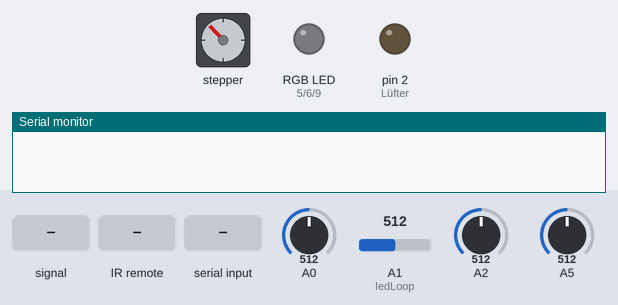
The sketch below on a simulated Arduino Uno, built with avr-gcc and run on an emulated ATmega328P. Shown: stepper motor, an RGB LED mixed from three pins (HIGH = lit), output pins drawn as LEDs (lit = HIGH), the last lines printed to the serial monitor. The inputs (shaded band) are chosen by the test bench; at power-on: A5 = 512, A0 = 512, A1 (ledLoop) = 512, A2 = 512. Dim RGB values are drawn brighter than linear; EEPROM starts erased; stepper angles assume 2048 steps per turn.

Above: at 1.4 s.
2.9 s: A5 fed a 1000 Hz sine of ±255 counts around its level
At 3.49 s:
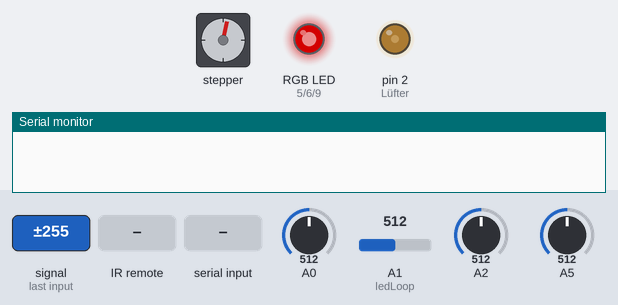
At 4.92 s:
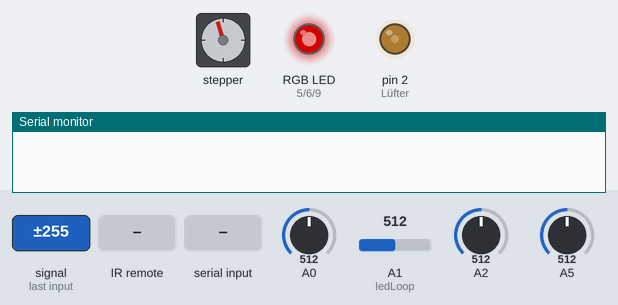
5.9 s: infrared code 0xFF38C7 received
At 6.33 s:
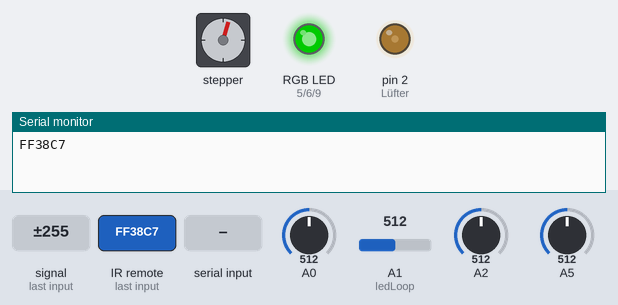
At 8.61 s:
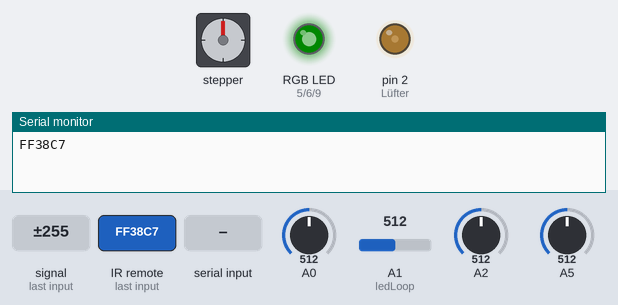
8.9 s: "p\n" received over Serial
11.9 s: byte 114 ('r') received over Serial
14.9 s: A5 set to 30
17.9 s: A0 fed a 200 Hz sine of ±81 counts around its level
Timing chart, 0 to 21.9 s (numbered marks = the images above; inputs shaded):
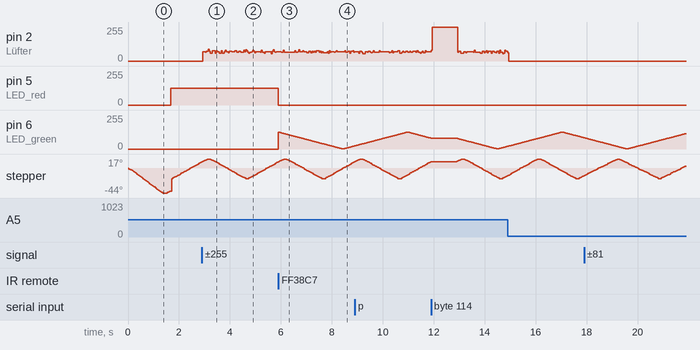

The sketch:

SchalfKindleinSchalf.ino
```cpp
#include <AccelStepper.h>
#include <IRremote.h>
#include <SimpleTimer.h>
#include <EEPROM.h>

//Stepper stepper(100, 4,7,3,8);
AccelStepper stepper(4,4,7,3,8); // Defaults to AccelStepper::FULL4WIRE (4 pins) on 2, 3, 4, 5

IRrecv irrecv(10);
decode_results results;

SimpleTimer timer;
int ledTimerId = -1;
int stepperTimerId = -1;

int colorMode; // 1,2,3 = rgb fixed an  - 4,5,6 = rgb pulsing - 7 - alle an - 8 - alle pulsing - 9 = rgb fading throuh colors
unsigned int color[3];
unsigned int decColor = 0;
unsigned int incColor = 1;
int colorValue = 0;
bool down = true;

bool off = false;

int ledSpeedLast = -100;
int hysterese = 50;

bool stepperUp;
int stepperValue;
#define STEPPER_WAY 200
int stepperSpeedLast = -100;
bool stepperOff = false;

bool fanOn = true;

void setup() {
  // initialize serial:
  Serial.begin(115200);

  pinMode(2, OUTPUT); // Lüfter

  pinMode(9, OUTPUT); // LED blue
  pinMode(6, OUTPUT); // LED green
  pinMode(5, OUTPUT); // LED red

  initStepper();
  stepper.moveTo(STEPPER_WAY / 2);

  irrecv.enableIRIn(); // Start the receiver

  int mode = EEPROM.read(0);
  if (mode < 0 || mode > 9)
    mode = 1;
  updateLedMode(mode);

  ledLoop();
}

void loop() {
   updateStepperSpeed();

   if (stepper.distanceToGo() == 0)
     stepper.moveTo(-stepper.currentPosition());
   stepper.run();

  timer.run();

  if (irrecv.decode(&results)) {
    Serial.println(results.value, HEX);
    handleIr(results.value);
    irrecv.resume(); // Receive the next value
  }

   int temp = analogRead(A5);
   if ( temp > 680 ) // about 40°C
      fan(true);
   if ( temp < 650 )
      fan(false);

   serialDebugInterface();
}

// ****************** debug *********************************
void serialDebugInterface() {
  // TODO add stepper

    // if there's any serial available, read it:
  if (Serial.available() == 0)
     return;

  int cmd = Serial.read();
    int value;
    int a,b,c;

    switch (cmd) {
      case 'r':
        value = Serial.parseInt();
        Serial.print("red ");
        Serial.print(value);
        analogWrite(5, value);
        break;
      case 'g':
        value = Serial.parseInt();
        Serial.print("green ");
        Serial.print(value);
        analogWrite(6, value);
        break;
      case 'b':
        value = Serial.parseInt();
        Serial.print("blue ");
        Serial.print(value);
        analogWrite(9, value);
        break;

      case 'f':
        value = Serial.parseInt();
        Serial.print("fan ");
        Serial.print(value);
        digitalWrite(2, value > 0 ? 1 : 0);
        break;


      case 't':
         value = analogRead(A5);
         Serial.print("temp: ");
        Serial.print(value);
         break;

      case 'p':
         a = analogRead(A0);
         b = analogRead(A1);
         c = analogRead(A2);

         Serial.print(a);
         Serial.print("\t");
         Serial.print(b);
         Serial.print("\t");
         Serial.print(c);
         break;

    }


  Serial.print('\n');

}

// ********************* Stepper ****************************
void fan(bool on)
{
  digitalWrite(2, on);
}

// ********************* Stepper ****************************
void initStepper() {
  stepper.setAcceleration(1000);
  stepper.setMaxSpeed(200);
  stepper.setSpeed(200);

  stepper.runToNewPosition(-STEPPER_WAY - 50);
  stepper.runToNewPosition(-STEPPER_WAY - 30);

  stepper.setCurrentPosition( -STEPPER_WAY / 2 );
  stepper.setAcceleration(1000);
  stepper.setMaxSpeed(200);
  stepper.setSpeed(200);
}

void updateStepperSpeed() {
  if (off)
  {
    SetStepperSpeed(0);
    stepperSpeedLast = -100;
    return;
  }


  int raw = analogRead(A0);
  int raw_min = stepperSpeedLast - hysterese;
  int raw_max = stepperSpeedLast + hysterese;

  if((raw != stepperSpeedLast))
  {
    if((raw > raw_max) || (raw<raw_min))
    {
      SetStepperSpeed(raw / hysterese);

      stepperSpeedLast = raw;

      stepperOff = false;
    }
  }
}

void SetStepperSpeed(int value) {
   // value 0 ... 20

   stepper.setMaxSpeed(value * 15);
}

// ************************ IR ******************************
void handleIr(long code) {
  switch(code) {
    case 0xFF30CF: // "1"
      updateLedMode(1);
      break;
    case 0xFF18E7: // "2"
      updateLedMode(2);
      break;
    case 0xFF7A85: // "3"
      updateLedMode(3);
      break;
    case 0xFF10EF: // "4"
      updateLedMode(4);
      break;
    case 0xFF38C7: // "5"
      updateLedMode(5);
      break;
    case 0xFF5AA5: // "6"
      updateLedMode(6);
      break;
    case 0xFF42BD: // "7"
      updateLedMode(7);
      break;
    case 0xFF4AB5: // "8"
      updateLedMode(8);
      break;
    case 0xFF52AD: // "9"
      updateLedMode(9);
      break;
    case 0xFF22DD: // "play/pause"
      if (stepperOff)
        stepperSpeedLast = -100;
      else
        SetStepperSpeed(0);

      stepperOff = !stepperOff;

      break;
    case 0xFFA25D: // "power"
      off = !off;

      if (!off) {
        // eingeschaltet
        updateLedMode(colorMode); // will enable ledTimer
        timer.enable(stepperTimerId);
      }
      else {
        // ausgeschaltet
        timer.disable(ledTimerId);
        timer.disable(stepperTimerId);
        writeRgb(0,0,0);
      }

      break;
  }
}


// ************************ LED *****************************
void ledLoop() {

  // Farbe
  if ( colorMode <= 3 || colorMode == 7 ) {
    // kein Farbwechsel
    writeRgb(color[0], color[1], color[2]);
  }
  else if ( (colorMode >= 4 && colorMode <= 6) || colorMode == 8  ) {
    nextColorPulse();
  }
  else
    nextColorRgb();


  // Farbwechselgeschwindigkeit
  int raw = analogRead(A1);
  int raw_min = ledSpeedLast - hysterese;
  int raw_max = ledSpeedLast + hysterese;

  if((raw != ledSpeedLast))
  {
    if((raw > raw_max) || (raw<raw_min))
    {

      SetColorSpeed( raw / hysterese);
      ledSpeedLast = raw;
    }
  }
}

void SetColorSpeed(int value) {
   if ( ledTimerId >= 0)
     timer.deleteTimer(ledTimerId);
   ledTimerId = timer.setInterval(value, ledLoop);
}

void updateLedMode(int mode) {
  timer.disable(ledTimerId);

   switch(mode) {
     case 1:
     case 4:
     case 9:
       // red
       color[0] = 255;
       color[1] = 0;
       color[2] = 0;
       break;
     case 2:
     case 5:
       // green
       color[0] = 0;
       color[1] = 255;
       color[2] = 0;
       break;
     case 3:
     case 6:
       // blue
       color[0] = 0;
       color[1] = 0;
       color[2] = 255;
       break;
     case 7:
     case 8:
       color[0] = 255;
       color[1] = 255;
       color[2] = 255;
       break;
   }

   switch(mode) {
     case 4:
     case 5:
     case 6:
     case 8:
       colorValue = 255;
       down = true;
       break;
     case 9:
       colorValue = 255;
       decColor = 0;
       incColor = 1;
       break;
   }

   colorMode = mode;

   writeRgb(color[0], color[1], color[2]);

   timer.enable(ledTimerId);

   EEPROM.write(0, mode);
}

void nextColorPulse() {

  colorValue += down ? -1 : 1;
  if (colorValue >= 255 || colorValue <= 1)   {
    down = !down;
  }

   switch(colorMode) {
     case 4:
       // red
       color[0] = colorValue;
       break;
     case 5:
       // green
       color[1] = colorValue;
       break;
     case 6:
       // blue
       color[2] = colorValue;
       break;
     case 8:
       color[0] = colorValue;
       color[1] = colorValue;
       color[2] = colorValue;
       break;
     }

   writeRgb(color[0], color[1], color[2]);
}

// Fährt den Farbkanal decColor herunter und
// incColor hoch.
// Am ende Werden die Kanäe geändert
void nextColorRgb() {

  colorValue++;
  if (colorValue > 255 )   {
    colorValue = 0;
  }

  color[decColor] -= 1;
  color[incColor] += 1;

  if (color[decColor] == 0)
  {
      decColor++;
      incColor++;

      if ( decColor == 3)
        decColor = 0;
      if ( incColor == 3)
        incColor = 0;
  }

  writeRgb(color[0], color[1], color[2]);
}

// Schaltet die LEDs wie angegeben und beachtet dabei den
// Dimmer an A2
void writeRgb(long red, long green, long blue) {
  long maxValue = analogRead(A2);

  if ( maxValue == 0)
  {
    analogWrite(5, 0);
    analogWrite(6, 0);
    analogWrite(9, 0);
    return;
  }

  long r = red  * maxValue/ 1024L;
  if (red > 0 && r < 2) r=2;

  long g = green * maxValue/ 1024L;
  if (green > 0 && g < 3) g=3;

  long b = blue* maxValue/ 1024L;
  if (blue > 0 && b < 6) b=6;

  analogWrite(5, r);
  analogWrite(6, g);
  analogWrite(9, b);
}
```

Measured:
- after the input at 5.9 s, pin 5 (LED_red): 127/255 → 0/255 at once
